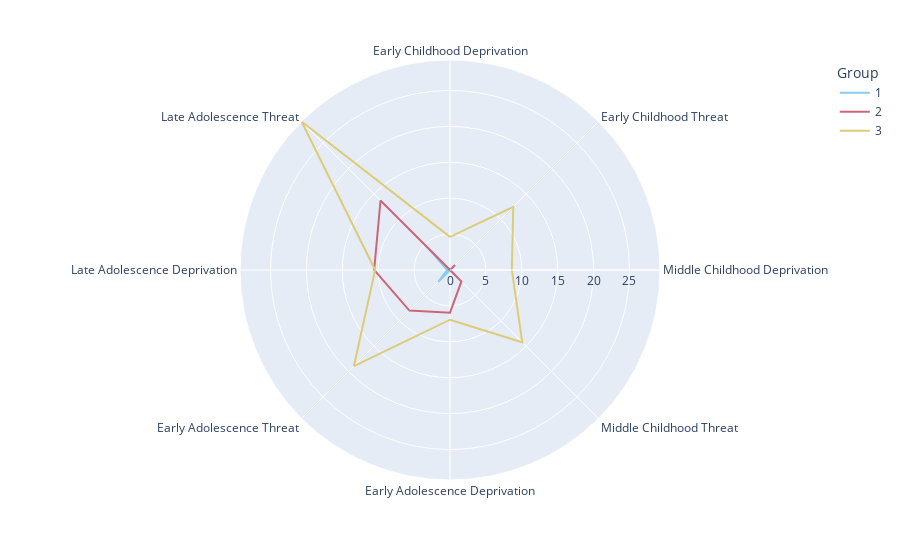

Notebook source saved alongside this figure:
### Code cell
# Spider Plots
import plotly.express as px

fig = px.line_polar(spider_plottingdf, r='Value', theta="Exposure", color="Group", line_close=True,
                    color_discrete_sequence=px.colors.qualitative.Safe)
fig.show()

### Figure 1 — Plotly figure (JSON) as saved in the notebook; plotly's stock layout.template omitted (floating-point values rounded to 4 significant figures)
{"data": [{"hovertemplate": "Group=1<br>Value=%{r}<br>Exposure=%{theta}<extra></extra>", "legendgroup": "1", "line": {"color": "rgb(136, 204, 238)", "dash": "solid"}, "mode": "lines", "name": "1", "r": [0, 0.04839, 0.129, 1.113, 0, 2.298, 0.3871, 4.121, 0], "showlegend": true, "subplot": "polar", "theta": ["Early Childhood Deprivation", "Early Childhood Threat", "Middle Childhood Deprivation", "Middle Childhood Threat", "Early Adolescence Deprivation", "Early Adolescence Threat", "Late Adolescence Deprivation", "Late Adolescence Threat", "Early Childhood Deprivation"], "type": "scatterpolar"}, {"hovertemplate": "Group=2<br>Value=%{r}<br>Exposure=%{theta}<extra></extra>", "legendgroup": "2", "line": {"color": "rgb(204, 102, 119)", "dash": "solid"}, "mode": "lines", "name": "2", "r": [0, 1, 0, 2.25, 5.938, 8, 10.56, 13.69, 0], "showlegend": true, "subplot": "polar", "theta": ["Early Childhood Deprivation", "Early Childhood Threat", "Middle Childhood Deprivation", "Middle Childhood Threat", "Early Adolescence Deprivation", "Early Adolescence Threat", "Late Adolescence Deprivation", "Late Adolescence Threat", "Early Childhood Deprivation"], "type": "scatterpolar"}, {"hovertemplate": "Group=3<br>Value=%{r}<br>Exposure=%{theta}<extra></extra>", "legendgroup": "3", "line": {"color": "rgb(221, 204, 119)", "dash": "solid"}, "mode": "lines", "name": "3", "r": [4.615, 12.46, 8.615, 14.23, 6.923, 18.92, 10.42, 29.25, 4.615], "showlegend": true, "subplot": "polar", "theta": ["Early Childhood Deprivation", "Early Childhood Threat", "Middle Childhood Deprivation", "Middle Childhood Threat", "Early Adolescence Deprivation", "Early Adolescence Threat", "Late Adolescence Deprivation", "Late Adolescence Threat", "Early Childhood Deprivation"], "type": "scatterpolar"}], "layout": {"legend": {"title": {"text": "Group"}, "tracegroupgap": 0}, "margin": {"t": 60}, "polar": {"angularaxis": {"direction": "clockwise", "rotation": 90}, "domain": {"x": [0, 1], "y": [0, 1]}}}}
